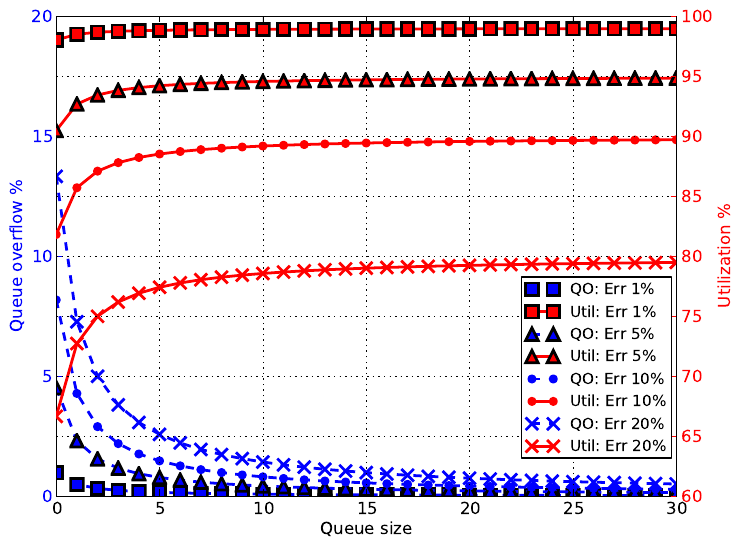

Generate this figure with Python:
#!/usr/bin/python

import matplotlib.pyplot as plt
import csv, sys, re, random, os, time

datfile="qsize-util-err.txt"
Mcsv = csv.reader(open(datfile, 'rb'), delimiter=',', quotechar='"')

# Mapping from column name to column index
I = {}

# Matrix of all the rows
M = []

rowNum = 0
for row in Mcsv:
    rowNum += 1
    if (rowNum == 1):
        for i in range(len(row)):
            I[row[i]] = i
        continue
    else:
        M.append(row)

QSizes = [1, 5, 10, 20]
qsize_col = map(lambda r: r[I['QSize']], M)
markers = {1: 's', 5: '^', 10: '.', 20: 'x'}

fig, y1 = plt.subplots()
y2 = plt.twinx()
lines = []

for qs in QSizes:
    qo_col_name = 'QO-Err' + str(qs)
    qo_col = map(lambda r: 100*float(r[I[qo_col_name]]), M)
    qo_label = 'QO: Err ' + str(qs) + '%'
    line, = y1.plot(qsize_col, qo_col, label=qo_label, ls='--', color='b', marker=markers[qs], markersize=9, mew=2, linewidth=2)
    lines.append(line)

    util_col_name = 'Util-Err' + str(qs)
    util_col = map(lambda r: 100*float(r[I[util_col_name]]), M)
    util_label = 'Util: Err ' + str(qs) + '%'
    line, = y2.plot(qsize_col, util_col, label=util_label, ls='-', color='r', marker=markers[qs], markersize=9, mew=2, linewidth=2)
    lines.append(line)

y1.set_xlabel('Queue size')
y1.set_ylabel('Queue overflow %')
y2.set_ylabel('Utilization %')
y1.yaxis.label.set_color('b')
y1.tick_params(axis='y', colors='b')
y2.yaxis.label.set_color('r')
y2.tick_params(axis='y', colors='r')
y1.axis(ymax=20)
y2.axis(ymin=60)
y1.grid(b='on')
y2.grid(b='on')
plt.legend(lines, [l.get_label() for l in lines], loc=(0.75,0.08), prop={'size':11})
plt.savefig("qsize-util-err.pdf", bbox_inches='tight')
#plt.show()
